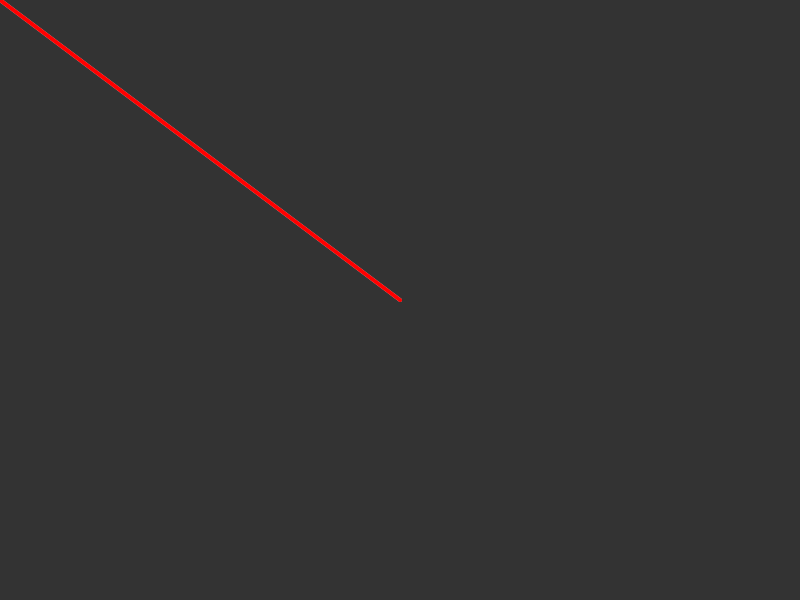
Frame 1 (no input)
Frame 60 (no input): identical to frame 1, image omitted
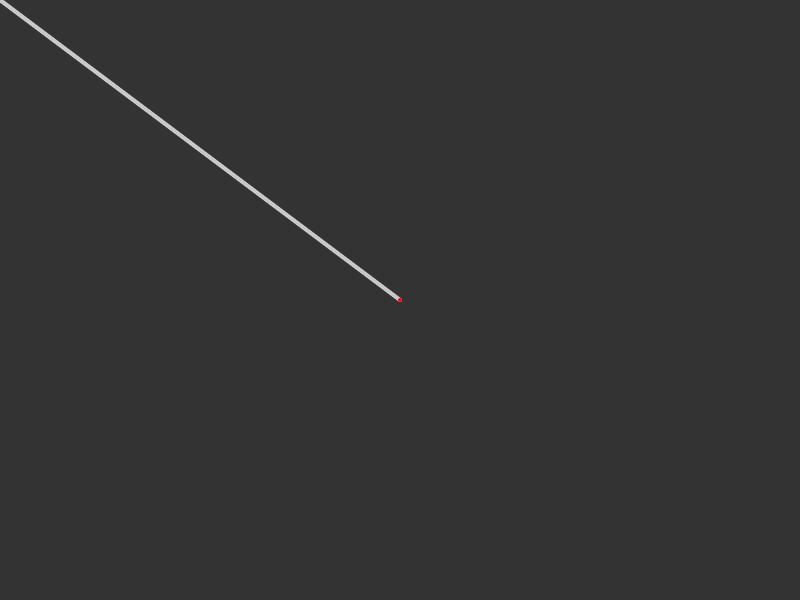
Frame 120 (the mouse pressed at the canvas centre since frame 60)

The p5.js sketch that drew these frames (run headless with seeded random() and noise() and a simulated clock; from frame 60 on, the mouse is pressed at the canvas centre):

// p5.js sketch
// ── sketch.js
/*Demuestra la substracción vectorial tomando la diferencia entre dos puntos; 
la posición del mouse y el centro de la ventana */

function setup() {
  createCanvas(800, 600);
}

function draw() {
  background(51);
  let raton = createVector(mouseX, mouseY);
  let centro = createVector(width / 2, height / 2);

  stroke(200);
  strokeWeight(4);
  line(0, 0, raton.x, raton.y);
  line(0, 0, centro.x, centro.y);
  raton.sub(centro);
  stroke(255, 0, 0);
  //como el nuevo vector debe empezar donde acaba el segundo se debe trasladar el orígen 
  translate(width / 2, height / 2);
  line(0, 0, raton.x, raton.y);
}

// ── style.css
html, body {
  margin: 0;
  padding: 0;
  display: flex;
  flex-flow: column nowrap;
  align-items: center;
  justify-content: center;
  height: 99dvh;
}

canvas {
  display: block;
  border: 1px solid black;
}
